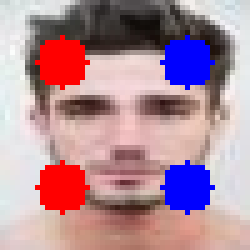
#> input picture knn_result.png, 50 x 50 px, given as the content of the folder athy/Hipertension/original/hipertensión/data/test/infeccion/, which was not available (shown 5 times larger)
$ python preprocess_images.py   (older library calls are emulated)
#> lines starting #> are read from the running program, lines starting #| are printed output that depends on the picture; after the words box and inside, x2 and y2 are one past the last pixel; in counts of white or black regions, pixels touching at a corner belong together; pictures that were not available may be replaced by others from this repository, and a replacement may not be noted
#> in save_single, image_original is the input picture: PIL image 50x50 RGB; mean R, G, B 176.1, 140.4, 153.3
import os
"""
Tries to remove unnecessary black borders around the images, and
"trim" the images to they take up the entirety of the image.
"""

import cv2
import numpy as np
from PIL import Image
import warnings
from multiprocessing import Pool
from tqdm import tqdm

def trim(im):
    """
    Converts image to grayscale using cv2, then computes binary matrix
    of the pixels that are above a certain threshold, then takes out
    the first row where a certain percetage of the pixels are above the
    threshold will be the first clip point. Same idea for col, max row, max col.
    """

    percentage = 0.02 # porcentaje de valores mayores a cierto umbral

    img = np.array(im)
    img_gray = cv2.cvtColor(img, cv2.COLOR_BGR2GRAY) # Convertir a grises
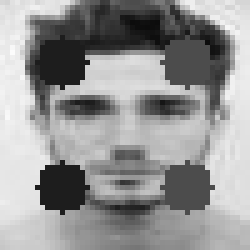
#> img_gray: shape (50, 50) (shown 5 times larger); min 12, max 252, mean 148.3
    im = img_gray > 0.1 * np.mean(img_gray[img_gray != 0]) # Obtener una matriz binaria en escala de grises
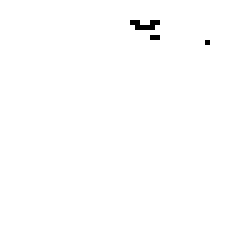
#> im: shape (50, 50) bool (shown 5 times larger); 99.6% white; black in thin lines or dots, all inside (x1, y1, x2, y2) = (26, 4, 42, 9)
    # Que está un 0.1 por encima de la media, obteniendo una media sobre los valores de los pixeles que no
    # son solo valores negros
    row_sums = np.sum(im, axis=1) # Sumar las filas
#> row_sums = 50 values, max 50 at index 0, min 46 at index 4, mean 49.78
    col_sums = np.sum(im, axis=0) # Sumar las columnas
#> col_sums = 50 values, max 50 at index 0, min 47 at index 30, mean 49.78
    rows = np.where(row_sums > img.shape[1] * percentage)[0]
#> rows = 50 values from 0 to 49
    cols = np.where(col_sums > img.shape[0] * percentage)[0]
#> cols = 50 values from 0 to 49
    min_row, min_col = np.min(rows), np.min(cols)
#> min_row = 0; min_col = 0
    max_row, max_col = np.max(rows), np.max(cols)
#> max_row = 49; max_col = 49
    im_crop = img[min_row : max_row + 1, min_col : max_col + 1]
    return Image.fromarray(im_crop)

def resize_mantain_aspect(image, desired_size):
    """
    In this function we want to resize but we want to maintain the aspect ratio
    therefore it's going to pad the image with black
    """
#> called with desired_size = 150
    old_size = image.size # old_size[0] is in (width, height) format
#> old_size = (50, 50)
    ratio = float(desired_size) / max(old_size)
#> ratio = 3
    new_size = tuple([int(x * ratio) for x in old_size])
#> new_size = (150, 150)
    im = image.resize(new_size, Image.ANTIALIAS)
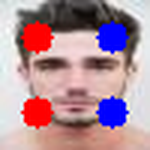
#> im: PIL image 150x150 RGB; mean R, G, B 176.2, 140.8, 153.4
    """
    Cuando ANTIALIAS se agregó inicialmente, era el único filtro de alta calidad basado en circunvoluciones.
    Se suponía que su nombre reflejaría esto. A partir de Pillow 2.7.0, todos los métodos de cambio de tamaño
    se basan en circunvoluciones. Todos ellos son antialias a partir de ahora. Y el nombre real del ANTIALIAS
    filtro es filtro Lanczos.
    """
    new_im = Image.new("RGB", (desired_size, desired_size)) # for color
#> new_im: PIL image 150x150 RGB; every value is 0
    # new_im = Image.new("L", (desired_size, desired_size)) # for gray
    # Nueva imágen rgb del tamaño deseado
    new_im.paste(im, ((desired_size - new_size[0]) // 2, (desired_size - new_size[1]) // 2))
    return new_im


def save_single(args):
    img_file, input_path_folder, output_path_folder, output_size = args
    name = img_file.split(".")
    image_original = Image.open(os.path.join(input_path_folder, img_file))
    image = trim(image_original)
    image = resize_mantain_aspect(image, desired_size=output_size[0])
    # Change to jpeg extension
    image.save(os.path.join(output_path_folder + "h_" + name[0] + ".jpeg"))

def fast_image_resize(input_path_folder, output_path_folder, output_size=None):
    """
    Uses multiprocessing to make it fast
    """
    if not output_size:
        warnings.warn("Need to specify output_size! For example: output_size=100")
        exit()
    if not os.path.exists(output_path_folder):
        os.makedirs(output_path_folder)

    jobs = [
        (file, input_path_folder, output_path_folder, output_size)
        for file in os.listdir(input_path_folder)
    ]

    with Pool() as p:
        list(tqdm(p.imap_unordered(save_single, jobs), total=len(jobs)))


if __name__ == "__main__":
    fast_image_resize("G:/Mi unidad/Colab Notebooks/retinopathy/Hipertension/original/hipertensión/data/test/infeccion/", "G:/Mi unidad/Colab Notebooks/retinopathy/Hipertension/original/hipertensión/data/test/retinopatiaresize/150/", output_size=(150,150))
    fast_image_resize("G:/Mi unidad/Colab Notebooks/retinopathy/Hipertension/original/hipertensión/data/test/infeccion/", "G:/Mi unidad/Colab Notebooks/retinopathy/Hipertension/original/hipertensión/data/test/retinopatiaresize/250/", output_size=(250,250))
#> call 2 of resize_mantain_aspect, with desired_size = 250
#> in resize_mantain_aspect (call 2), `im = image.resize(new_size, Image.ANTIALIAS)`:
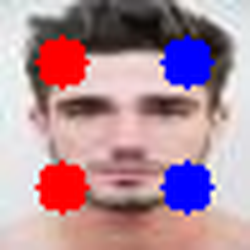
#> im: PIL image 250x250 RGB; mean R, G, B 176.2, 140.9, 153.4
#> in resize_mantain_aspect (call 2), `new_im = Image.new("RGB", (desired_size, desired_size))`: new_im: PIL image 250x250 RGB; every value is 0
    fast_image_resize("G:/Mi unidad/Colab Notebooks/retinopathy/Hipertension/original/hipertensión/data/test/infeccion/", "G:/Mi unidad/Colab Notebooks/retinopathy/Hipertension/original/hipertensión/data/test/retinopatiaresize/350/", output_size=(350,350))
#> in resize_mantain_aspect (call 3), `new_im = Image.new("RGB", (desired_size, desired_size))`: new_im: PIL image 350x350 RGB; every value is 0
    fast_image_resize("G:/Mi unidad/Colab Notebooks/retinopathy/Hipertension/original/hipertensión/data/test/infeccion/", "G:/Mi unidad/Colab Notebooks/retinopathy/Hipertension/original/hipertensión/data/test/retinopatiaresize/450/", output_size=(450,450))
#> in resize_mantain_aspect (call 4), `new_im = Image.new("RGB", (desired_size, desired_size))`: new_im: PIL image 450x450 RGB; every value is 0
    fast_image_resize("G:/Mi unidad/Colab Notebooks/retinopathy/Hipertension/original/hipertensión/data/test/infeccion/", "G:/Mi unidad/Colab Notebooks/retinopathy/Hipertension/original/hipertensión/data/test/retinopatiaresize/550/", output_size=(550,550))
#> in resize_mantain_aspect (call 5), `new_im = Image.new("RGB", (desired_size, desired_size))`: new_im: PIL image 550x550 RGB; every value is 0
    fast_image_resize("G:/Mi unidad/Colab Notebooks/retinopathy/Hipertension/original/hipertensión/data/test/infeccion/", "G:/Mi unidad/Colab Notebooks/retinopathy/Hipertension/original/hipertensión/data/test/retinopatiaresize/650/", output_size=(650,650))
#> in resize_mantain_aspect (call 6), `new_im = Image.new("RGB", (desired_size, desired_size))`: new_im: PIL image 650x650 RGB; every value is 0
    fast_image_resize("G:/Mi unidad/Colab Notebooks/retinopathy/Hipertension/original/hipertensión/data/test/infeccion/", "G:/Mi unidad/Colab Notebooks/retinopathy/Hipertension/original/hipertensión/data/test/retinopatiaresize/750/", output_size=(750,750))
#> in resize_mantain_aspect (call 7), `new_im = Image.new("RGB", (desired_size, desired_size))`: new_im: PIL image 750x750 RGB; every value is 0
    fast_image_resize("G:/Mi unidad/Colab Notebooks/retinopathy/Hipertension/original/hipertensión/data/test/infeccion/", "G:/Mi unidad/Colab Notebooks/retinopathy/Hipertension/original/hipertensión/data/test/retinopatiaresize/850/", output_size=(850,850))
#> in resize_mantain_aspect (call 8), `new_im = Image.new("RGB", (desired_size, desired_size))`: new_im: PIL image 850x850 RGB; every value is 0
    fast_image_resize("G:/Mi unidad/Colab Notebooks/retinopathy/Hipertension/original/hipertensión/data/test/infeccion/", "G:/Mi unidad/Colab Notebooks/retinopathy/Hipertension/original/hipertensión/data/test/retinopatiaresize/1000/", output_size=(1000,1000))
#> in resize_mantain_aspect (call 9), `new_im = Image.new("RGB", (desired_size, desired_size))`: new_im: PIL image 1000x1000 RGB; every value is 0
    fast_image_resize("G:/Mi unidad/Colab Notebooks/retinopathy/Hipertension/original/hipertensión/data/test/infeccion/", "G:/Mi unidad/Colab Notebooks/retinopathy/Hipertension/original/hipertensión/data/test/retinopatiaresize/1200/", output_size=(1200,1200))
#> in resize_mantain_aspect (call 10), `new_im = Image.new("RGB", (desired_size, desired_size))`: new_im: PIL image 1200x1200 RGB; every value is 0
    fast_image_resize("G:/Mi unidad/Colab Notebooks/retinopathy/Hipertension/original/hipertensión/data/test/infeccion/", "G:/Mi unidad/Colab Notebooks/retinopathy/Hipertension/original/hipertensión/data/test/retinopatiaresize/1400/", output_size=(1400,1400))
#> in resize_mantain_aspect (call 11), `new_im = Image.new("RGB", (desired_size, desired_size))`: new_im: PIL image 1400x1400 RGB; every value is 0

    fast_image_resize("G:/Mi unidad/Colab Notebooks/retinopathy/Hipertension/original/hipertensión/data/test/normale/", "G:/Mi unidad/Colab Notebooks/retinopathy/Hipertension/original/hipertensión/data/test/normaleresize/150/", output_size=(150,150))
    fast_image_resize("G:/Mi unidad/Colab Notebooks/retinopathy/Hipertension/original/hipertensión/data/test/normale/", "G:/Mi unidad/Colab Notebooks/retinopathy/Hipertension/original/hipertensión/data/test/normaleresize/250/", output_size=(250,250))
    fast_image_resize("G:/Mi unidad/Colab Notebooks/retinopathy/Hipertension/original/hipertensión/data/test/normale/", "G:/Mi unidad/Colab Notebooks/retinopathy/Hipertension/original/hipertensión/data/test/normaleresize/350/", output_size=(350,350))
    fast_image_resize("G:/Mi unidad/Colab Notebooks/retinopathy/Hipertension/original/hipertensión/data/test/normale/", "G:/Mi unidad/Colab Notebooks/retinopathy/Hipertension/original/hipertensión/data/test/normaleresize/450/", output_size=(450,450))
    fast_image_resize("G:/Mi unidad/Colab Notebooks/retinopathy/Hipertension/original/hipertensión/data/test/normale/", "G:/Mi unidad/Colab Notebooks/retinopathy/Hipertension/original/hipertensión/data/test/normaleresize/550/", output_size=(550,550))
    fast_image_resize("G:/Mi unidad/Colab Notebooks/retinopathy/Hipertension/original/hipertensión/data/test/normale/", "G:/Mi unidad/Colab Notebooks/retinopathy/Hipertension/original/hipertensión/data/test/normaleresize/650/", output_size=(650,650))
    fast_image_resize("G:/Mi unidad/Colab Notebooks/retinopathy/Hipertension/original/hipertensión/data/test/normale/", "G:/Mi unidad/Colab Notebooks/retinopathy/Hipertension/original/hipertensión/data/test/normaleresize/750/", output_size=(750,750))
    fast_image_resize("G:/Mi unidad/Colab Notebooks/retinopathy/Hipertension/original/hipertensión/data/test/normale/", "G:/Mi unidad/Colab Notebooks/retinopathy/Hipertension/original/hipertensión/data/test/normaleresize/850/", output_size=(850,850))
    fast_image_resize("G:/Mi unidad/Colab Notebooks/retinopathy/Hipertension/original/hipertensión/data/test/normale/", "G:/Mi unidad/Colab Notebooks/retinopathy/Hipertension/original/hipertensión/data/test/normaleresize/1000/", output_size=(1000,1000))
    fast_image_resize("G:/Mi unidad/Colab Notebooks/retinopathy/Hipertension/original/hipertensión/data/test/normale/", "G:/Mi unidad/Colab Notebooks/retinopathy/Hipertension/original/hipertensión/data/test/normaleresize/1200/", output_size=(1200,1200))
    fast_image_resize("G:/Mi unidad/Colab Notebooks/retinopathy/Hipertension/original/hipertensión/data/test/normale/", "G:/Mi unidad/Colab Notebooks/retinopathy/Hipertension/original/hipertensión/data/test/normaleresize/1400/", output_size=(1400,1400))

    fast_image_resize("G:/Mi unidad/Colab Notebooks/retinopathy/Hipertension/original/hipertensión/data/train/infeccion/", "G:/Mi unidad/Colab Notebooks/retinopathy/Hipertension/original/hipertensión/data/train/retinopatiaresize/150/", output_size=(150,150))
    fast_image_resize("G:/Mi unidad/Colab Notebooks/retinopathy/Hipertension/original/hipertensión/data/train/infeccion/", "G:/Mi unidad/Colab Notebooks/retinopathy/Hipertension/original/hipertensión/data/train/retinopatiaresize/250/", output_size=(250,250))
    fast_image_resize("G:/Mi unidad/Colab Notebooks/retinopathy/Hipertension/original/hipertensión/data/train/infeccion/", "G:/Mi unidad/Colab Notebooks/retinopathy/Hipertension/original/hipertensión/data/train/retinopatiaresize/350/", output_size=(350,350))
    fast_image_resize("G:/Mi unidad/Colab Notebooks/retinopathy/Hipertension/original/hipertensión/data/train/infeccion/", "G:/Mi unidad/Colab Notebooks/retinopathy/Hipertension/original/hipertensión/data/train/retinopatiaresize/450/", output_size=(450,450))
    fast_image_resize("G:/Mi unidad/Colab Notebooks/retinopathy/Hipertension/original/hipertensión/data/train/infeccion/", "G:/Mi unidad/Colab Notebooks/retinopathy/Hipertension/original/hipertensión/data/train/retinopatiaresize/550/", output_size=(550,550))
    fast_image_resize("G:/Mi unidad/Colab Notebooks/retinopathy/Hipertension/original/hipertensión/data/train/infeccion/", "G:/Mi unidad/Colab Notebooks/retinopathy/Hipertension/original/hipertensión/data/train/retinopatiaresize/650/", output_size=(650,650))
    fast_image_resize("G:/Mi unidad/Colab Notebooks/retinopathy/Hipertension/original/hipertensión/data/train/infeccion/", "G:/Mi unidad/Colab Notebooks/retinopathy/Hipertension/original/hipertensión/data/train/retinopatiaresize/750/", output_size=(750,750))
    fast_image_resize("G:/Mi unidad/Colab Notebooks/retinopathy/Hipertension/original/hipertensión/data/train/infeccion/", "G:/Mi unidad/Colab Notebooks/retinopathy/Hipertension/original/hipertensión/data/train/retinopatiaresize/850/", output_size=(850,850))
    fast_image_resize("G:/Mi unidad/Colab Notebooks/retinopathy/Hipertension/original/hipertensión/data/train/infeccion/", "G:/Mi unidad/Colab Notebooks/retinopathy/Hipertension/original/hipertensión/data/train/retinopatiaresize/1000/", output_size=(1000,1000))
    fast_image_resize("G:/Mi unidad/Colab Notebooks/retinopathy/Hipertension/original/hipertensión/data/train/infeccion/", "G:/Mi unidad/Colab Notebooks/retinopathy/Hipertension/original/hipertensión/data/train/retinopatiaresize/1200/", output_size=(1200,1200))
    fast_image_resize("G:/Mi unidad/Colab Notebooks/retinopathy/Hipertension/original/hipertensión/data/train/infeccion/", "G:/Mi unidad/Colab Notebooks/retinopathy/Hipertension/original/hipertensión/data/train/retinopatiaresize/1400/", output_size=(1400,1400))

    fast_image_resize("G:/Mi unidad/Colab Notebooks/retinopathy/Hipertension/original/hipertensión/data/train/normale/", "G:/Mi unidad/Colab Notebooks/retinopathy/Hipertension/original/hipertensión/data/train/normaleresize/150/", output_size=(150,150))
    fast_image_resize("G:/Mi unidad/Colab Notebooks/retinopathy/Hipertension/original/hipertensión/data/train/normale/", "G:/Mi unidad/Colab Notebooks/retinopathy/Hipertension/original/hipertensión/data/train/normaleresize/250/", output_size=(250,250))
    fast_image_resize("G:/Mi unidad/Colab Notebooks/retinopathy/Hipertension/original/hipertensión/data/train/normale/", "G:/Mi unidad/Colab Notebooks/retinopathy/Hipertension/original/hipertensión/data/train/normaleresize/350/", output_size=(350,350))
    fast_image_resize("G:/Mi unidad/Colab Notebooks/retinopathy/Hipertension/original/hipertensión/data/train/normale/", "G:/Mi unidad/Colab Notebooks/retinopathy/Hipertension/original/hipertensión/data/train/normaleresize/450/", output_size=(450,450))
    fast_image_resize("G:/Mi unidad/Colab Notebooks/retinopathy/Hipertension/original/hipertensión/data/train/normale/", "G:/Mi unidad/Colab Notebooks/retinopathy/Hipertension/original/hipertensión/data/train/normaleresize/550/", output_size=(550,550))
    fast_image_resize("G:/Mi unidad/Colab Notebooks/retinopathy/Hipertension/original/hipertensión/data/train/normale/", "G:/Mi unidad/Colab Notebooks/retinopathy/Hipertension/original/hipertensión/data/train/normaleresize/650/", output_size=(650,650))
    fast_image_resize("G:/Mi unidad/Colab Notebooks/retinopathy/Hipertension/original/hipertensión/data/train/normale/", "G:/Mi unidad/Colab Notebooks/retinopathy/Hipertension/original/hipertensión/data/train/normaleresize/750/", output_size=(750,750))
    fast_image_resize("G:/Mi unidad/Colab Notebooks/retinopathy/Hipertension/original/hipertensión/data/train/normale/", "G:/Mi unidad/Colab Notebooks/retinopathy/Hipertension/original/hipertensión/data/train/normaleresize/850/", output_size=(850,850))
    fast_image_resize("G:/Mi unidad/Colab Notebooks/retinopathy/Hipertension/original/hipertensión/data/train/normale/", "G:/Mi unidad/Colab Notebooks/retinopathy/Hipertension/original/hipertensión/data/train/normaleresize/1000/", output_size=(1000,1000))
    fast_image_resize("G:/Mi unidad/Colab Notebooks/retinopathy/Hipertension/original/hipertensión/data/train/normale/", "G:/Mi unidad/Colab Notebooks/retinopathy/Hipertension/original/hipertensión/data/train/normaleresize/1200/", output_size=(1200,1200))
    fast_image_resize("G:/Mi unidad/Colab Notebooks/retinopathy/Hipertension/original/hipertensión/data/train/normale/", "G:/Mi unidad/Colab Notebooks/retinopathy/Hipertension/original/hipertensión/data/train/normaleresize/1400/", output_size=(1400,1400))
